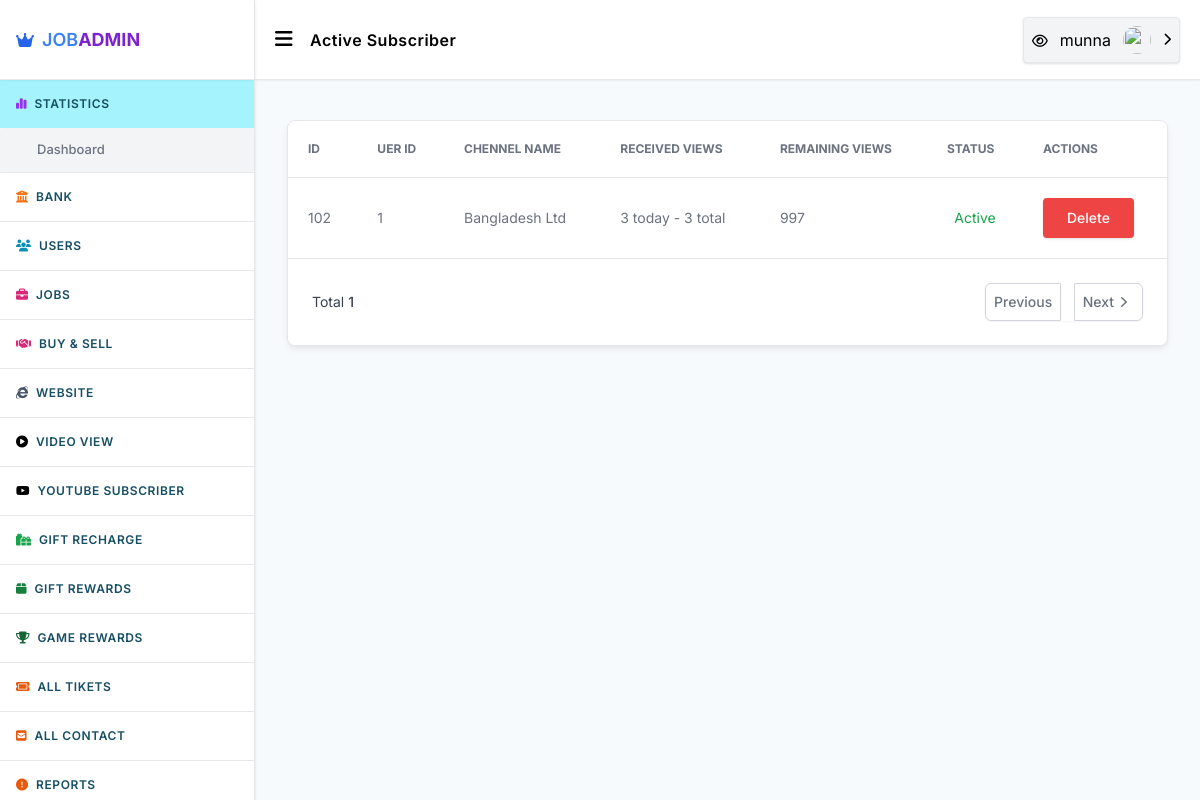
The app's page /admin/active-subscriber.php (signed in) with its own data.
### tables this page shows
CREATE TABLE `users` (
  `id` int(11) UNSIGNED NOT NULL,
  `mobile` varchar(55) NOT NULL,
  `fullname` varchar(25) NOT NULL,
  `email` varchar(255) NOT NULL,
  `password` varchar(128) NOT NULL,
  `coins` decimal(10,2) NOT NULL DEFAULT 0.00,
  `image` varchar(999) NOT NULL,
  `totalarn` decimal(10,2) NOT NULL,
  `admin` smallint(3) UNSIGNED NOT NULL DEFAULT 0,
  `country` varchar(255) NOT NULL,
  `address` varchar(999) NOT NULL,
  `city` varchar(500) NOT NULL,
  `zipcod` varchar(50) NOT NULL,
  `datebirth` varchar(55) NOT NULL,
  `facebook` text NOT NULL,
  `twiter` varchar(999) NOT NULL,
  `reg_time` int(11) UNSIGNED NOT NULL DEFAULT 0,
  `last_activity` int(11) UNSIGNED NOT NULL DEFAULT 0,
  `ref` int(11) UNSIGNED NOT NULL DEFAULT 0,
  `reg_ip` varchar(64) NOT NULL DEFAULT '0',
  `log_ip` varchar(64) NOT NULL,
  `activate` varchar(32) NOT NULL DEFAULT '0',
  `disabled` smallint(1) UNSIGNED NOT NULL DEFAULT 0
);

CREATE TABLE `youtube_subscribe` (
  `id` int(11) NOT NULL,
  `user_id` int(11) NOT NULL,
  `youtube_link` varchar(500) NOT NULL,
  `image_link` varchar(15000) NOT NULL,
  `title` varchar(500) NOT NULL,
  `clicks` int(11) NOT NULL,
  `click_need` int(11) NOT NULL,
  `point` decimal(8,2) NOT NULL,
  `today_clicks` int(11) NOT NULL,
  `dailyClick` int(11) NOT NULL,
  `time` int(11) NOT NULL
);

### admin/active-subscriber.php (the view, shortened to what the rows shown need)
<?php
  require_once"common/header.php";
  if(isset($_GET['strt'])&& is_numeric($_GET['strt'])){
  $start=$_GET['strt'];
  }else{
    $start=0;
  }
  $webs=_getAllData($db,"SELECT * FROM youtube_subscribe  ORDER BY id DESC LIMIT $start,25");
?>
<div class="x_container space-y-10 py-10">
    <div class="flex flex-col rounded-lg shadow-md border border-[
        ] shadow-gray-200 bg-white">
        <div class="overflow-x-auto rounded-lg">
            <div class="inline-block min-w-full align-middle">
                <div class="overflow-auto bg-white">
                    <table class="min-w-full divide-y divide-gray-200 table-fixed">
                        <thead class="bg-white">
                            <tr>
                                <th scope="col"
                                    class="p-4 text-xs font-medium text-left text-gray-500 uppercase lg:p-5"> ID </th>
                                <th scope="col"
                                    class="p-4 text-xs font-medium text-left text-gray-500 uppercase lg:p-5"> Uer ID
                                </th>
                                <th scope="col"
                                    class="p-4 text-xs font-medium text-left text-gray-500 uppercase lg:p-5"> Chennel
                                    Name
                                </th>
                                <th scope="col"
                                    class="p-4 text-xs font-medium text-left text-gray-500 uppercase lg:p-5"> Received
                                    Views </th>
                                <th scope="col"
                                    class="p-4 text-xs font-medium text-left text-gray-500 uppercase lg:p-5">
                                    Remaining Views </th>
                                <th scope="col"
                                    class="p-4 text-xs font-medium text-left text-gray-500 uppercase lg:p-5"> Status
                                </th>
                                <th scope="col"
                                    class="p-4 text-xs font-medium text-left text-gray-500 uppercase lg:p-5"> Actions
                                </th>
                            </tr>
                        </thead>
                        <tbody class="bg-white divide-y divide-gray-200">
                            <?php
                    if($webs !=0){
                      foreach($webs as $w){ ?>
                            <tr class="hover:bg-gray-100">
                                <td class="p-4 text-sm font-normal text-gray-500 whitespace-nowrap lg:p-5">
                                    <?= $w['id'] ?> </td>
                                <td class="p-4 text-sm font-normal text-gray-500 whitespace-nowrap lg:p-5">
                                    <?= $w['user_id'] ?> </td>
                                <td class="p-4 text-sm font-normal text-gray-500 whitespace-nowrap lg:p-5">
                                    <?= $w['title'] ?>
                                </td>
                                <td class="p-4 text-sm font-normal text-gray-500 whitespace-nowrap lg:p-5">
                                    <?= $w['today_clicks'] ?> today - <?= $w['clicks'] ?> total
                                </td>
                                <td class="p-4 text-sm font-normal text-gray-500 whitespace-nowrap lg:p-5">
                                    <?= $w['click_need'] ?> </td>
                                <td class="p-4 text-sm font-normal text-gray-500 whitespace-nowrap lg:p-5">
                                    <div class="flex items-center justify-center">
                                        <p class="text-green-600">Active</p>
                                    </div>
                                </td>
                                <td class="p-4 space-x-2 whitespace-nowrap lg:p-5">
                                    <button onclick="getid(<?= $w['id'] ?>)" data-target="delete_website" type="button"
                                        class="popup_show btn bg-red-500 w-fit text-white">Delete</button>
                                </td>
                            </tr>
                            <?php } } ?>
                        </tbody>
                    </table>
                </div>
            </div>
        </div>
    </div>
</div>
</div>
</main>
</body>
</html>

### admin/common/header.php (shortened to what the rows shown need)
<?php
	require_once"../system/functions.php";
?>
<!DOCTYPE html>
<html lang="en">
<head>
    <link rel="stylesheet" href="css/styles.css">
    <link rel="stylesheet" href="../assets/css/jquery-confirm.min.css">
    <link rel="stylesheet" href="css/styles.css">
</head>
<body>
    <main class="flex p-0 m-0 justify-between w-full h-screen overflow-hidden">
        <div class="w-full h-screen overflow-auto">
            <header class="h-20 bg-white z-40 sticky top-0 left-0 right-0 shadow-sm border-b">
                <div class="h-full flex items-center relative justify-between px-5 xl:px-10">
                    <div class="flex items-center justify-center gap-x-3 sm:gap-x-4">
                        <div class="relative w-fit z-50"><button type="button"
                                class="header_options_toggler w-full p-2 rounded bg-gray-100 shadow border flex items-center justify-center gap-x-3">
                                <a target="_blank" href="https://joblessbd.com/">
                                    <span class="text-sm font-medium"><i class="fa fa-eye"></i></span></a>
                                <span>
                                    <?= $data['fullname'] ?> </span><img class="h-7 w-7 rounded-full"
                                    src="https://firebasestorage.googleapis.com/v0/b/bs-game-topup.appspot.com/o/images%2Fimages.png?alt=media&amp;token=f46fd874-00f4-48fe-a8ac-c43abf380491"
                                    alt=""> <small class="header_options_icon transition-all transform"><i
                                        class="fa-solid fa-chevron-right"></i></small>
                            </button>
                        </div>
                    </div>
                </div>
            </header>

### records on screen
users: fullname "munna"
youtube_subscribe: id "102", user "1", title "Bangladesh Ltd", today_clicks "3", clicks "3", click_need "997"

### other values on screen
$config['site_name'] "JOB"
count($webs) "1"
